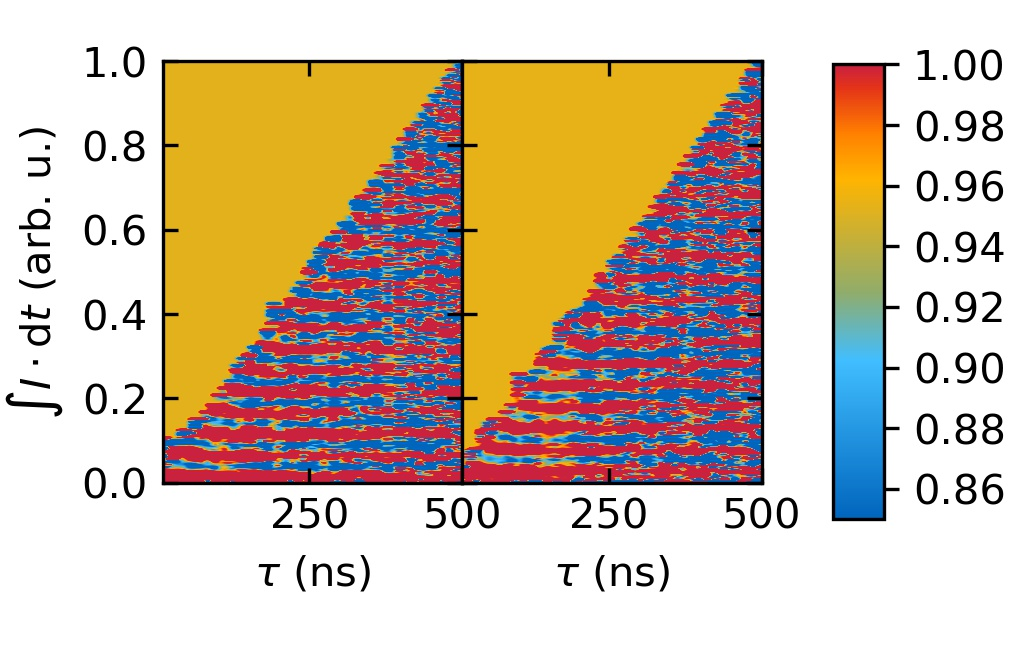

Write the Python code that produced this figure.
import os

import matplotlib.pyplot as plt
import numpy as np
import scipy.io as sio
import scipy.optimize as soptimize

from utility.imperial_to_metric import cm_to_inch
from utility.tum_jet import tum_jet


def main():
    path = '//file/e24/Projects/ReinhardLab/data_setup_nv1/181115_d36_current_echo_20mA/008_rand_curr_selfcalib_20mA'
    taus = np.loadtxt(os.path.join(path, 'taus.txt'))
    zs = np.loadtxt(os.path.join(path, 'zs_mat.txt'))
    zs_x = zs[:, 0::2]
    zs_y = zs[:, 1::2]

    offset_x = calculate_offset(zs_x)
    offset_y = calculate_offset(zs_y)

    rabi_amplitude = calc_rabi_amplitude()

    matrix_x = shifted_matrix(zs_x, offset_x)
    matrix_y = shifted_matrix(zs_y, offset_y)

    # normalize_matrix(matrix_x)
    # normalize_matrix(matrix_y)

    save_triangle_plots(matrix_x, matrix_y, offset_x, offset_y, taus, rabi_amplitude)

    plt.close('all')
    # fig, axes = plt.subplots(nrows=1, ncols=2)
    fig, axes = plt.subplots(nrows=1, ncols=1)
    fig.set_figwidth(cm_to_inch(8.6 * 1.))
    fig.set_figheight(cm_to_inch(3))
    shown_row = 11
    # imx = axes.flat[0].plot(np.trim_zeros(matrix_x.T[shown_row]))
    # axes.flat[0].set_ylim([-0.4, 0.8])
    # imy = axes.flat[1].plot(np.trim_zeros(matrix_y.T[shown_row]))
    # axes.flat[1].set_ylim([-0.4, 0.8])
    # axes.flat[1].axes.get_yaxis().set_ticklabels([])
    # for ax in axes.flat:
    #     ax.tick_params(axis='both', direction='in', top=True, right=True)
    #     ax.set_xlabel(r'$\int I \cdot \mathrm{d}t$' + ' (arb. u.)')
    # fig.subplots_adjust(right=0.75, left=0.16, wspace=0.0, bottom=0.4)
    axes.plot(np.trim_zeros(matrix_x.T[shown_row]))
    axes.plot(np.trim_zeros(matrix_y.T[shown_row]))
    axes.set_xlabel(r'$\int I \cdot \mathrm{d}t$' + ' (arb. u.)')
    axes.tick_params(axis='both', direction='in', top=True, right=True)
    fig.subplots_adjust(bottom=0.42, top=0.95)
    plt.savefig('self_calibrated_examples.jpg', dpi=300)


def calc_rabi_amplitude():
    path_rabi = '//file/e24/Projects/ReinhardLab/data_setup_nv1/181105_d36_current_echo_60mA'
    rabi_file = 'pulsed.005.mat'
    rabi_data = sio.loadmat(os.path.join(path_rabi, rabi_file))
    rabi_zs = rabi_data['zs'][0]
    rabi_taus = rabi_data['taus'][0]
    popt = perform_fit(p0=[60., 0.01, 0, 0.96], trimmed=rabi_zs, xdata=rabi_taus)
    rabi_amplitude = popt[1]
    return rabi_amplitude


def perform_fit(p0, trimmed, xdata):
    popt, pcov = soptimize.curve_fit(fit_func, xdata, trimmed, p0=p0, bounds=(
        [p0[0] / 2, 0, -1.5, 0], [p0[0] * 2, 100, 1.5, 2]))
    return popt


def fit_func(t, T, A, phi, C):
    return A * np.cos(t * 2 * np.pi / T + phi) + C


def save_triangle_plots(matrix_x, matrix_y, offset_x, offset_y, taus, rabi_amplitude):
    plt.close('all')
    fig, axes = plt.subplots(nrows=1, ncols=2)
    fig.set_figwidth(cm_to_inch(8.6 * 1.))
    fig.set_figheight(cm_to_inch(5.5))
    vmin = -0.5 + 0.5
    vmax = 0.5 + 0.5
    imx = axes.flat[0].imshow(matrix_x / rabi_amplitude + 0.5, aspect='auto', vmin=vmin, vmax=vmax, cmap=tum_jet,
                              interpolation='bicubic', extent=[taus[0], taus[-1], 0, 1], origin='lower')
    imy = axes.flat[1].imshow(matrix_y / rabi_amplitude + 0.5, aspect='auto', vmin=vmin, vmax=vmax, cmap=tum_jet,
                              interpolation='bicubic', extent=[taus[0], taus[-1], 0, 1], origin='lower')
    axes.flat[0].set_ylabel(r'$\int I \cdot \mathrm{d}t$' + ' (arb. u.)')
    axes.flat[1].axes.get_yaxis().set_ticklabels([])
    for ax in axes.flat:
        ax.tick_params(axis='both', direction='in', top=True, right=True)
        ax.set_xlabel(r'$\tau$ (ns)')
    plt.tight_layout()
    fig.subplots_adjust(right=0.75, left=0.16, wspace=0.0)
    cbar_ax = fig.add_axes([0.82, 0.2, 0.05, 0.7])
    fig.colorbar(imy, cax=cbar_ax)
    plt.savefig('self_calibrated_wrong_colors.jpg', dpi=300)


def compress_matrix(matrix):
    compressed_matrix = np.zeros(matrix.shape[0])
    last_appendix_length = 0
    for row in range(matrix.shape[1]):
        appendix_length = len(np.trim_zeros(matrix[:, row]))
        if appendix_length < last_appendix_length:
            continue
        compressed_matrix[last_appendix_length:appendix_length] = np.mean(
            matrix[last_appendix_length:appendix_length, row:], axis=1)
        last_appendix_length = appendix_length
    return compressed_matrix


def normalize_matrix(matrix):
    for row in range(matrix.shape[1]):
        trimmed = np.trim_zeros(matrix[:, row])
        std = np.std(trimmed)
        ampl = std * np.sqrt(2)
        matrix[:, row] /= ampl


def shifted_matrix(matrix, offset):
    final = trim_matrix(matrix)
    zero_ind = np.where(final == 0)
    zero_ind = zip(zero_ind[0], zero_ind[1])
    matrix = final - offset
    for ind in zero_ind:
        matrix[ind] = 0
    return matrix


def trim_matrix(zs_x):
    max_len = len(np.trim_zeros(zs_x[:, -1]))
    final = np.zeros((max_len, zs_x.shape[1]))
    for row in range(zs_x.shape[1]):
        trimmed = trim_row(row, zs_x)
        final[:len(trimmed), row] = trimmed
    return final


def calculate_offset(matrix):
    # offset = np.mean(np.trim_zeros(matrix[:, -1]))
    # avg = 0
    # matrix = trim_matrix(matrix)
    # for row in matrix.T:
    #     avg += np.mean(np.trim_zeros(row))
    # avg /= matrix.shape[1]
    offsets_x = np.loadtxt('offsets_x.txt')
    offsets_y = np.loadtxt('offsets_y.txt')
    offsets = (offsets_x + offsets_y) / 2
    offsets = np.average(offsets)
    print(offsets)
    return offsets


def trim_row(row, matrix):
    trimmed = matrix[:, row]
    while trimmed.min() == 0:
        t = -1
        trimmed = np.trim_zeros(trimmed[:t])
        t -= 1
    return trimmed


if __name__ == '__main__':
    main()
